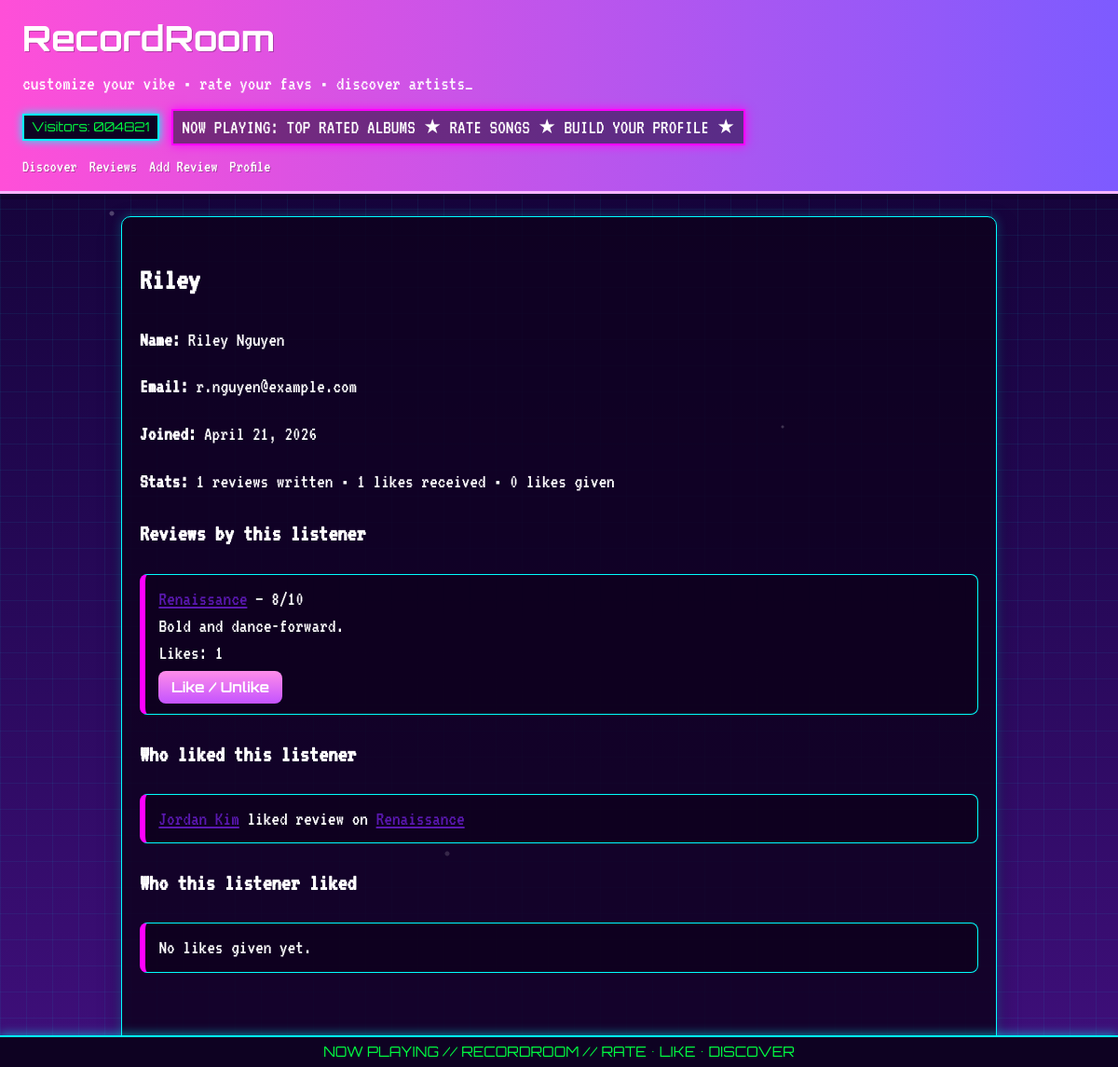
Page /project/listeners/4/ on the committed database.
### project/models.py (models this page shows, shortened)
class Listener(models.Model):
    username = models.CharField(max_length=50, blank=True)
    first_name = models.TextField()
    last_name = models.TextField()
    email = models.EmailField()
    profile_image_url = models.URLField(blank=True, max_length=2000)
    bio = models.TextField(blank=True)
    date_joined = models.DateField(auto_now_add=True)
    def __str__(self):
        if self.username:
            return self.username
        return f"{self.first_name} {self.last_name}"
    @property
    def profile_image_src(self) -> str:
        return (self.profile_image_url or "").strip()

class Review(models.Model):
    REVIEW_TARGET_CHOICES = (
        ("album", "Album"),
        ("song", "Song"),
    )
    album = models.ForeignKey(Album, on_delete=models.CASCADE, related_name='reviews')
    listener = models.ForeignKey(Listener, on_delete=models.CASCADE, related_name='reviews')
    review_target = models.CharField(max_length=10, choices=REVIEW_TARGET_CHOICES, default="album")
    track_title = models.CharField(max_length=200, blank=True)
    rating = models.IntegerField()
    review_text = models.TextField()
    date_posted = models.DateField(auto_now_add=True)

class Album(models.Model):
    title = models.TextField()
    artist = models.ForeignKey(Artist, on_delete=models.CASCADE, related_name='albums')
    year_released = models.IntegerField()
    genre = models.TextField()
    cover_image = models.ImageField(upload_to='covers/', blank=True, null=True)
    external_cover_url = models.URLField(blank=True)
    musicbrainz_release_group_mbid = models.CharField(max_length=64, blank=True)

class ReviewLike(models.Model):
    review = models.ForeignKey(Review, on_delete=models.CASCADE, related_name="likes")
    listener = models.ForeignKey(Listener, on_delete=models.CASCADE, related_name="liked_reviews")
    created_at = models.DateTimeField(auto_now_add=True)
    class Meta:
        unique_together = ("review", "listener")

### project/views.py (the view)
# urls.py: path("listeners/<int:pk>/", views.ListenerDetailView.as_view(), name="listener_detail"),
class ListenerDetailView(DetailView):
    model = Listener
    template_name = "project/listener_detail.html"
    context_object_name = "listener"
    def get_context_data(self, **kwargs):
        context = super().get_context_data(**kwargs)
        listener = self.object
        reviews = listener.reviews.select_related("album").all().order_by("-id")
        likes_received = ReviewLike.objects.filter(review__listener=listener).select_related(
            "listener", "review", "review__album"
        )
        likes_given = listener.liked_reviews.select_related("review", "review__listener", "review__album")
        context["reviews"] = reviews
        context["likes_received_count"] = likes_received.count()
        context["likes_given_count"] = likes_given.count()
        context["likes_received"] = likes_received[:20]
        context["likes_given"] = likes_given[:20]
        context["listeners"] = Listener.objects.all().order_by("last_name", "first_name")
        cur = _current_listener(self.request)
        context["is_own_profile"] = cur is not None and cur.pk == listener.pk
        return context

### project/views.py (called while the page is built)
def _current_listener(request):
    listener_id = request.session.get("listener_id")
    if not listener_id:
        return None
    return Listener.objects.filter(pk=listener_id).first()

### project/templates/project/listener_detail.html (shortened to what this page needs)
{% extends "project/base.html" %}
{% block content %}
  <h2>{{ listener.username|default:listener.first_name }}</h2>
  <p><strong>Name:</strong> {{ listener.first_name }} {{ listener.last_name }}</p>
  <p><strong>Email:</strong> {{ listener.email }}</p>
  <p><strong>Joined:</strong> {{ listener.date_joined }}</p>
  <p>
    <strong>Stats:</strong>
    {{ reviews|length }} reviews written •
    {{ likes_received_count }} likes received •
    {{ likes_given_count }} likes given
  </p>
  <h3>Reviews by this listener</h3>
  <ul class="list-card">
    {% for review in reviews %}
      <li>
        <a href="{% url 'project:album_detail' review.album.pk %}">{{ review.album.title }}</a>
        — {{ review.rating }}/10
        <br>
        {{ review.review_text }}
        <br>
        Likes: {{ review.likes.count }}
        <form method="post" action="{% url 'project:review_like' review.pk %}" style="margin-top: 0.3rem;">
          <button type="submit">Like / Unlike</button>
        </form>
      </li>
    {% empty %}
      <li>No reviews by this listener yet.</li>
    {% endfor %}
  </ul>
  <h3>Who liked this listener</h3>
  <ul class="list-card">
    {% for like in likes_received %}
      <li>
        <a href="{% url 'project:listener_detail' like.listener.pk %}">{{ like.listener }}</a>
        liked review on <a href="{% url 'project:album_detail' like.review.album.pk %}">{{ like.review.album.title }}</a>
      </li>
    {% empty %}
      <li>No likes received yet.</li>
    {% endfor %}
  </ul>
  <h3>Who this listener liked</h3>
  <ul class="list-card">
    {% for like in likes_given %}
      <li>
        Liked <a href="{% url 'project:listener_detail' like.review.listener.pk %}">{{ like.review.listener }}</a>'s review on
        <a href="{% url 'project:album_detail' like.review.album.pk %}">{{ like.review.album.title }}</a>
      </li>
    {% empty %}
      <li>No likes given yet.</li>
    {% endfor %}
  </ul>
{% endblock %}

### project/static/project/styles.css (style rules this page uses)
body { margin: 0; font-family: "VT323", "Trebuchet MS", Verdana, sans-serif; background: linear-gradient(rgba(0, 255, 255, 0.06) 1px, transparent 1px), linear-gradient(90deg, rgba(0, 255, 255, 0.06) 1px, transparent 1px), linear-gradient(180deg, #0f022e 0%, #210750 45%, #3f0f7b 100%); background-size: 28px 28px, 28px 28px, auto; color: #ffffff; font-size: 1.35rem; line-height: 1.35; }
.list-card { list-style: none; padding: 0; }
.list-card li { background: rgba(13, 0, 30, 0.85); border: 1.5px solid #00ffff; border-left: 6px solid #ff00ff; border-radius: 8px; margin-bottom: 0.7rem; padding: 0.7rem 0.9rem; }
a { color: #5a18b0; }
button { background: linear-gradient(180deg, #ff8de9, #c453ff); color: #fff; border: none; border-radius: 8px; padding: 0.5rem 0.85rem; cursor: pointer; font-weight: 700; font-family: "Orbitron", sans-serif; font-size: 0.95rem; }

### rows in the picture
Listener: username "Riley", first_name "Riley", last_name "Nguyen", email "r.nguyen@example.com", date_joined "April 21, 2026"
Review: album "Renaissance", rating "8", review_text "Bold and dance-forward.", likes.count "1"
ReviewLike: listener "Jordan Kim", review.album "Renaissance"

### other values in the picture
{{ reviews|length }} "1"
{{ likes_received_count }} "1"
{{ likes_given_count }} "0"
